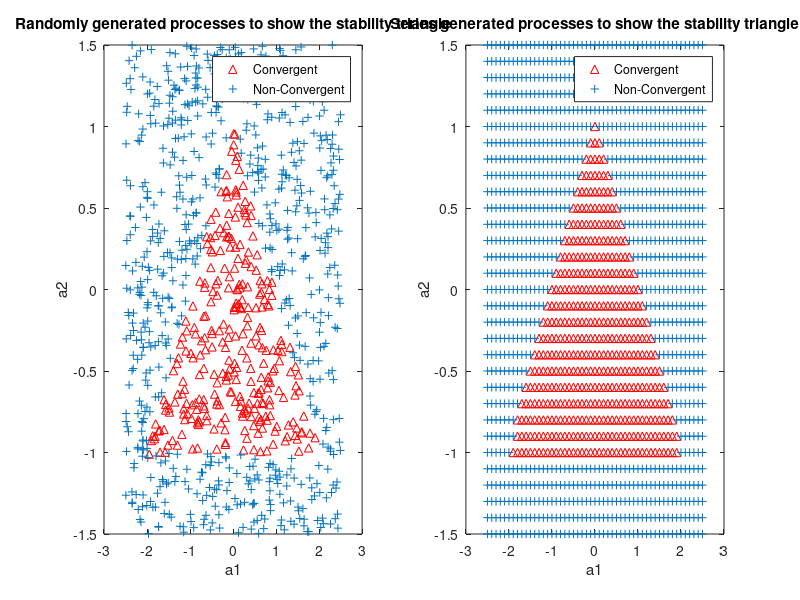

Source code (MATLAB): (Note: this script raises an error after producing the figure.)
clear all; close all;

%% 2.4.1

a1 = -2.5 + 5*rand(1000,1);
a2 = -1.5 + 3*rand(1000,1);

a1stable = [];
a2stable = [];
a1unstable = [];
a2unstable = [];

for i = 1:length(a1)
    w = randn(1000, 1);
    x = zeros(1000, 1);
    x(1) = w(1);
    x(2) = w(2);
    for j = 3:1000
        x(j) = a1(i)*x(j-1) + a2(i)*x(j-2);
    end
    if(abs(x(1000)) < 10)
        a1stable = [a1stable a1(i)];
        a2stable = [a2stable a2(i)];
    else
        a1unstable = [a1unstable a1(i)];
        a2unstable = [a2unstable a2(i)];
    end
end
subplot (1,2,1);
plot(a1stable, a2stable, '^r')
hold on;
plot(a1unstable, a2unstable, '+')
hold off;
legend('Convergent', 'Non-Convergent');
xlabel('a1');
ylabel('a2');
title('Randomly generated processes to show the stability triangle');


%  We don't need to define a1 as we are using it build in to the for loop
a2 = -1.5:0.1:1.5;

a1stable = [];
a2stable = [];
a1unstable = [];
a2unstable = [];

for a1 = -2.5:0.1:2.5
    for k = 1:length(a2)
        w = randn(1000, 1);
        x = zeros(1000, 1);
        x(1) = w(1);
        x(2) = w(2);
        for j = 3:1000
            x(j) = a1*x(j-1) + a2(k)*x(j-2);
        end
        if(abs(x(1000)) < 10)
            a1stable = [a1stable a1];
            a2stable = [a2stable a2(k)];
        else
            a1unstable = [a1unstable a1];
            a2unstable = [a2unstable a2(k)];
        end
    end
end


subplot (1,2,2);
plot(a1stable, a2stable, '^r')
hold on;
plot(a1unstable, a2unstable, '+')
hold off;
legend('Convergent', 'Non-Convergent');
xlabel('a1');
ylabel('a2');
title('Series generated processes to show the stability triangle');

%% 2.4.2 Sunspot Models
load('sunspot.dat')
N5 = xcorr(sunspot(50:55, 2));
figure;
subplot(3, 1, 1)
plot(N5)

subplot(3, 1, 2)
N20 = xcorr(sunspot(50:69, 2));
plot(N20)

subplot(3, 1, 3)
N250 = xcorr(sunspot(1:250, 2));
plot(N250)


% Here we take the zero mean version
sm = mean(sunspot(:, 2));
zms = sunspot(:, 2) - sm;

figure;
plot(xcorr(zms(1:250)))

%% 2.4.3

figure;
A = aryule(sunspot(:, 2), 10);

% For the zero mean and unit variance version
Auv = aryule(zscore(sunspot(:, 2)), 10);

hold on;
stem(1:11, A)
stem(1:11, Auv, 'diamondr')
legend('', 'Zero Mean, Unit Variance')
